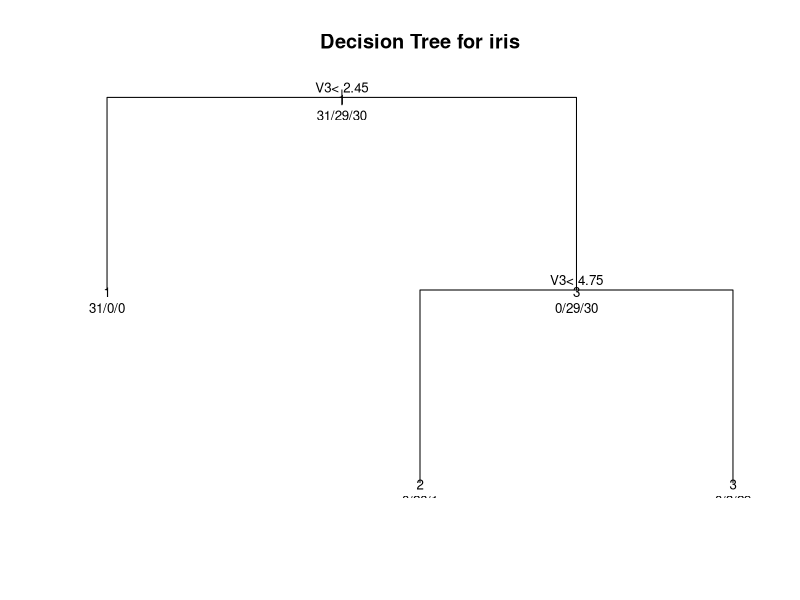
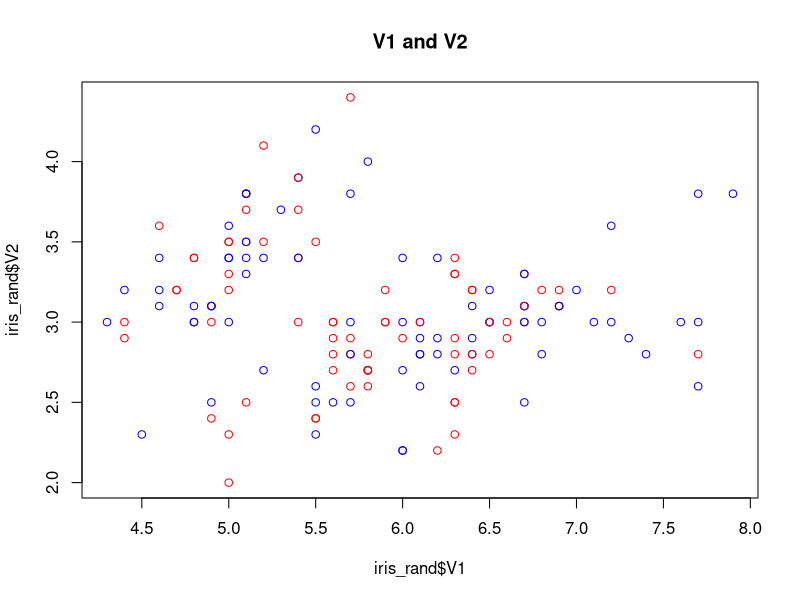
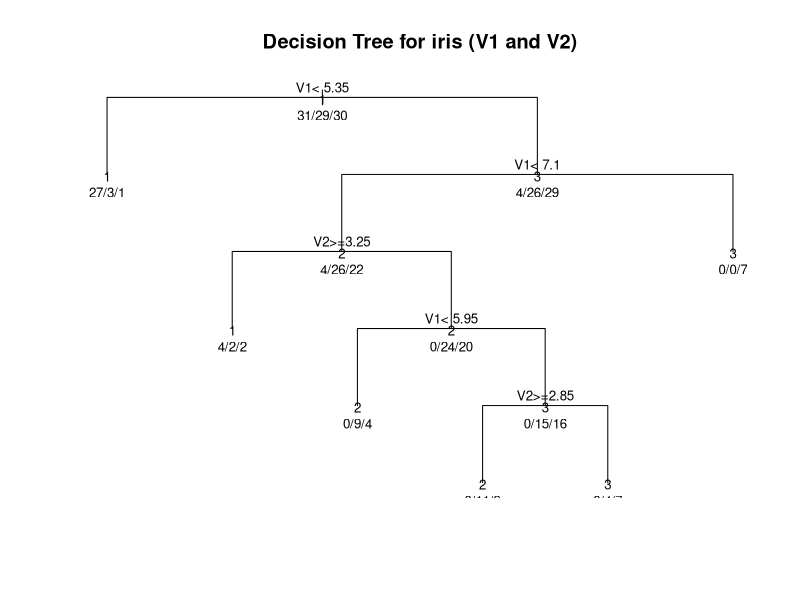

The R source for these figures, in order:
# -------------------------
# Read in "iris.csv" from last week's clustering lab.
# Write a script to do the following:
# 
# 1) Learn a decision tree for the 3 classes of iris. Save some data for testing.
#    Mix up the ordering of the rows - use iris_rand=iris[sample(150,150,)] to do this.
# 2) Test it by scoring the accuracy on test data using different degrees of pruning.
# 3) Scatterplot 2 selected variables of the data (and colour code according 
#    to the decision tree output), display the learnt tree and calculate the accuracy.
# 4) Compare the accuracy of the different pruned trees to KNN with different values of k.
# -------------------------

accuracy <- function(predictions, real_values){
  n_correct = sum(predictions == real_values)
  return(n_correct/length(real_values))
}

# Read in datasets and combine them into one
iris <- cbind(
  read.csv("../Lab 2 - Clustering/iris.csv", sep=",", header=FALSE),
  read.csv("../Lab 2 - Clustering/iris_real.csv", sep=",", header=FALSE)
)

# Post-concatenation, col 5 is the same as col 1, so rename it to avoid confusion
names(iris)[5] <- "V5"

# Randomise the dataset
iris_rand <- iris[sample(150, 150), ]

# Separate values (X) and class (y)
X <- iris_rand[, 1:4]
y <- iris_rand[, 5]

# Create train and test datasets (60/40 split)
X_train <- X[1:90, ]
y_train <- y[1:90]

X_test <- X[90:150, ]
y_test <- y[90:150]

# Create a decision tree
install.packages("rpart")
library(rpart)
fit <- rpart(y_train~., method="class", data=X_train)

# Plot the decision tree
plot(fit, uniform=TRUE, main="Decision Tree for iris")
text(fit, use.n=TRUE, all=TRUE, cex=.8)

# Make predictions on the test set
tree_pred <- predict(fit, X_test, type="class")

# Compare this to the actual test values to get the accuracy
print(accuracy(tree_pred, y_test))

# Print a confusion matrix
print(table(tree_pred, y_test))


# See what effect pruning has (using the cp parameter)
for (i in c(0.1, 0.5, 0.9)) {
  pfit <- prune(fit, cp=i)
  # plot(pfit, uniform=TRUE, main="Pruned decision tree for iris")
  # text(pfit, use.n=TRUE, all=TRUE, cex=.8)
  
  # Calculate the accuracy of the pruned tree
  tree_pred <- predict(pfit, X_test, type='class')
  message("cp: " , i, ", Accuracy: ", accuracy(tree_pred, y_test))
}


# Select 2 variables of the data
vars = c("V1", "V2")

# Plot them on a scatterplot
plot(
  iris_rand$V1, iris_rand$V2,
  main="V1 and V2",
  col=c("blue", "red")
)

# Get a subset of the X datasets, just containing the above columns
X_train_2 = X_train[, vars]
X_test_2 = X_test[, vars]

# Fit the decision tree and create a graph
fit <- rpart(y_train~., method='class', data=X_train_2)
plot(fit, uniform=TRUE, main="Decision Tree for iris (V1 and V2)")
text(fit, use.n=TRUE, all=TRUE, cex=.8)

tree_pred <- predict(fit, X_test_2, type="class")
print(accuracy(tree_pred, y_test))


# Classifying using K-Nearest Neighbour - first, install the class lib
library(class)

# Generate predictions using different values of "k"
for (i in c(3, 6, 9)) {
  knn_pred = knn(X_train_2, X_test_2, y_train, k=i)
  message("k: " , i, ", Accuracy: ", accuracy(knn_pred, y_test))
}
